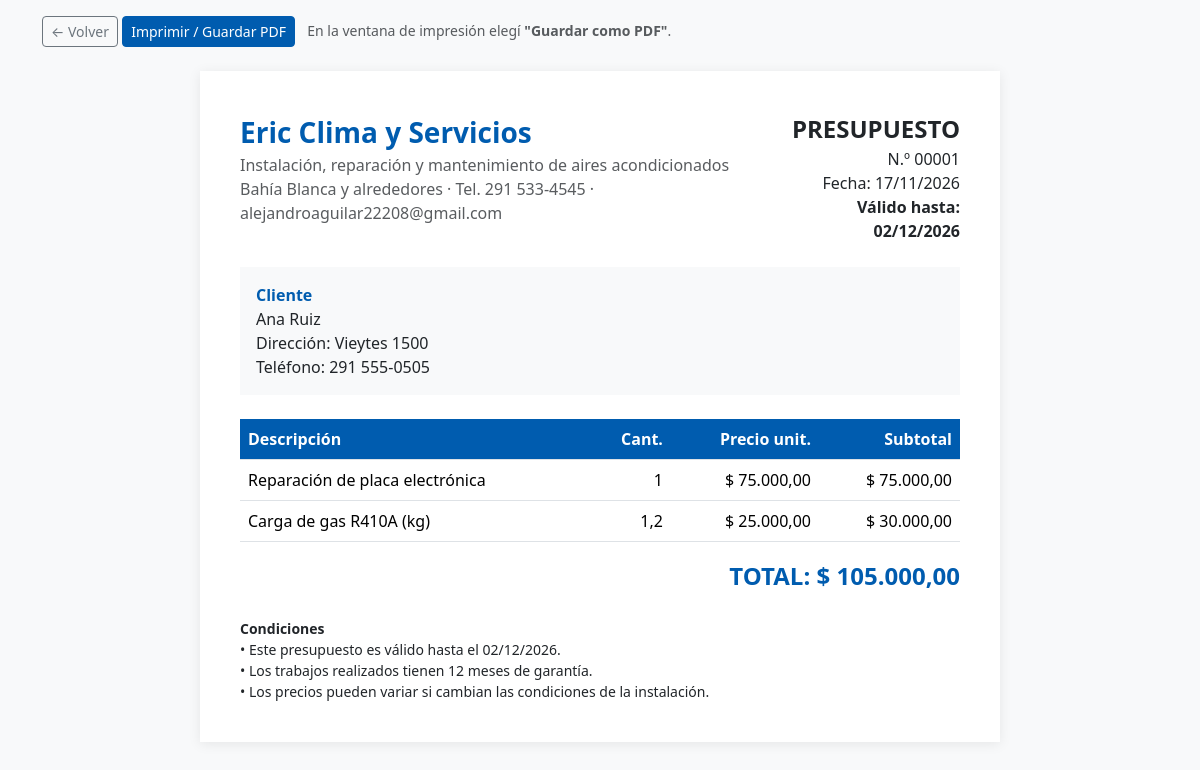
Page /admin/presupuesto.php?id=1 (signed in) on the committed database.
### tables this page shows
CREATE TABLE presupuestos (
    id          INT AUTO_INCREMENT PRIMARY KEY,
    cliente_id  INT NOT NULL,
    fecha       DATE NOT NULL,
    vence       DATE NOT NULL,
    total       DECIMAL(12,2) NOT NULL DEFAULT 0,
    estado      ENUM('pendiente','aceptado','vencido') NOT NULL DEFAULT 'pendiente',
    CONSTRAINT fk_presupuestos_cliente FOREIGN KEY (cliente_id) REFERENCES clientes(id)
);

CREATE TABLE clientes (
    id          INT AUTO_INCREMENT PRIMARY KEY,
    nombre      VARCHAR(120) NOT NULL,
    telefono    VARCHAR(30)  NOT NULL,
    email       VARCHAR(120) NULL,
    direccion   VARCHAR(150) NOT NULL,
    localidad   VARCHAR(80)  NOT NULL DEFAULT 'Bahía Blanca',
    activo      TINYINT(1) NOT NULL DEFAULT 1,
    fecha_alta  DATETIME NOT NULL DEFAULT CURRENT_TIMESTAMP
);

CREATE TABLE presupuesto_items (
    id               INT AUTO_INCREMENT PRIMARY KEY,
    presupuesto_id   INT NOT NULL,
    descripcion      VARCHAR(150) NOT NULL,
    cantidad         DECIMAL(10,2) NOT NULL DEFAULT 1,
    precio_unitario  DECIMAL(12,2) NOT NULL,
    CONSTRAINT fk_items_presupuesto FOREIGN KEY (presupuesto_id) REFERENCES presupuestos(id) ON DELETE CASCADE
);

### web/includes/funciones.php (called while the page is built, shortened)
<?php
function h($texto): string
{
    return htmlspecialchars((string)$texto, ENT_QUOTES, 'UTF-8');
}

### web/admin/presupuesto.php (the view, shortened to what this page needs)
<?php
require_once __DIR__ . '/../includes/funciones.php';
$id = (int)($_GET['id'] ?? 0);
$st = $pdo->prepare(
    'SELECT p.*, c.nombre, c.direccion, c.telefono FROM presupuestos p
     JOIN clientes c ON c.id = p.cliente_id WHERE p.id = ?');
$st->execute([$id]);
$p = $st->fetch();
$st = $pdo->prepare('SELECT * FROM presupuesto_items WHERE presupuesto_id = ? ORDER BY id');
$st->execute([$id]);
$items = $st->fetchAll();
$numero = str_pad($p['id'], 5, '0', STR_PAD_LEFT);
$fecha  = fn($f) => date('d/m/Y', strtotime($f));
$plata  = fn($n) => '$ ' . number_format((float)$n, 2, ',', '.');
?>
<!doctype html>
<html lang="es">
<head>
    <link href="https://cdn.jsdelivr.net/npm/bootstrap@5.3.3/dist/css/bootstrap.min.css" rel="stylesheet">
    <link href="../assets/css/estilos.css" rel="stylesheet">
</head>
<body class="bg-light">
<div class="container no-imprimir pt-3">
    <a class="btn btn-outline-secondary btn-sm" href="presupuestos.php">← Volver</a>
    <button class="btn btn-marca btn-sm" onclick="window.print()">Imprimir / Guardar PDF</button>
    <span class="text-muted small ms-2">En la ventana de impresión elegí <b>"Guardar como PDF"</b>.</span>
</div>
<div class="hoja">
    <div class="d-flex justify-content-between">
        <div>
            <div class="fs-3 fw-bold marca"><?= h(EMPRESA) ?></div>
            <div class="text-muted">Instalación, reparación y mantenimiento de aires acondicionados</div>
            <div class="text-muted"><?= h(ZONA) ?> · Tel. <?= h(TELEFONO) ?> · <?= h(EMAIL) ?></div>
        </div>
        <div class="text-end">
            <div class="fs-4 fw-bold">PRESUPUESTO</div>
            <div>N.º <?= $numero ?></div>
            <div>Fecha: <?= $fecha($p['fecha']) ?></div>
            <div class="fw-bold">Válido hasta: <?= $fecha($p['vence']) ?></div>
        </div>
    </div>
    <div class="bg-body-tertiary p-3 my-4">
        <div class="fw-bold marca">Cliente</div>
        <div><?= h($p['nombre']) ?></div>
        <div>Dirección: <?= h($p['direccion']) ?></div>
        <div>Teléfono: <?= h($p['telefono']) ?></div>
    </div>
    <table class="table tabla-items">
        <thead><tr><th>Descripción</th><th class="text-end">Cant.</th><th class="text-end">Precio unit.</th><th class="text-end">Subtotal</th></tr></thead>
        <tbody>
        <?php foreach ($items as $i): ?>
            <tr>
                <td><?= h($i['descripcion']) ?></td>
                <td class="text-end"><?= rtrim(rtrim(number_format((float)$i['cantidad'], 2, ',', '.'), '0'), ',') ?></td>
                <td class="text-end"><?= $plata($i['precio_unitario']) ?></td>
                <td class="text-end"><?= $plata($i['cantidad'] * $i['precio_unitario']) ?></td>
            </tr>
        <?php endforeach; ?>
        </tbody>
    </table>
    <div class="text-end fs-4 fw-bold marca">TOTAL: <?= $plata($p['total']) ?></div>
    <div class="mt-4 small">
        <div class="fw-bold">Condiciones</div>
        <div>• Este presupuesto es válido hasta el <?= $fecha($p['vence']) ?>.</div>
        <div>• Los trabajos realizados tienen 12 meses de garantía.</div>
        <div>• Los precios pueden variar si cambian las condiciones de la instalación.</div>
    </div>
</div>
</body>
</html>

### web/assets/css/estilos.css (style rules this page uses)
:root { --marca: #005caf; --marca-oscuro: #003f7d; --marca-noche: #0b2340; --marca-claro: #eaf3fc; --acento: #ff7a1a; --acento-oscuro: #e9650a; --verde-wa: #25d366; --texto: #1f2d3d; --gris: #64748b; --sombra: 0 10px 30px rgba(11, 35, 64, .08); --sombra-fuerte: 0 18px 40px rgba(11, 35, 64, .16); }
.btn-marca { background-color: var(--marca); border-color: var(--marca); color: #fff; font-weight: 500; }

### web/admin/presupuesto.php (style rules this page uses)
.hoja { max-width: 800px; margin: 24px auto; background: #fff; padding: 40px; box-shadow: 0 2px 12px rgba(0,0,0,.08); }
.marca { color: #005CAF; }
.tabla-items thead th { background: #005CAF; color: #fff; }

### rows in the picture
presupuestos: id "00001", fecha "17/11/2026", vence "02/12/2026", cliente.nombre "Ana Ruiz", cliente.direccion "Vieytes 1500", cliente.telefono "291 555-0505", total "$ 105.000,00"
presupuesto_items: descripcion "Reparación de placa electrónica", cantidad "1", precio_unitario "$ 75.000,00", $plata($i['cantidad'] * $i['precio_unitario']) "$ 75.000,00"
presupuesto_items: descripcion "Carga de gas R410A (kg)", cantidad "1,2", precio_unitario "$ 25.000,00", $plata($i['cantidad'] * $i['precio_unitario']) "$ 30.000,00"

### other values in the picture
EMPRESA "Eric Clima y Servicios"
ZONA "Bahía Blanca y alrededores"
TELEFONO "291 533-4545"
EMAIL "alejandroaguilar22208@gmail.com"
